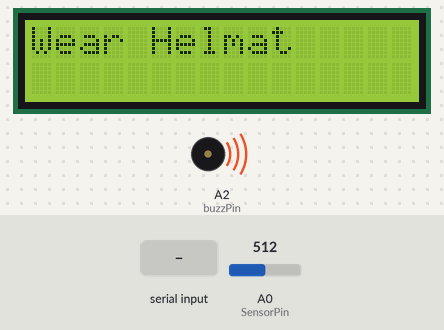
Bench run of a sketch on a simulated Arduino Uno, built with avr-gcc and run on an emulated ATmega328P. Parts: 16×2 character LCD, buzzer (waves = sounding, pin HIGH). The inputs (shaded band) are chosen by the test bench; at power-on: A0 (SensorPin) = 512. What the sketch prints to the serial monitor is not drawn.

Above: at 1.2 s.
1.3 s: "1" received over the second serial link
At 1.32 s:
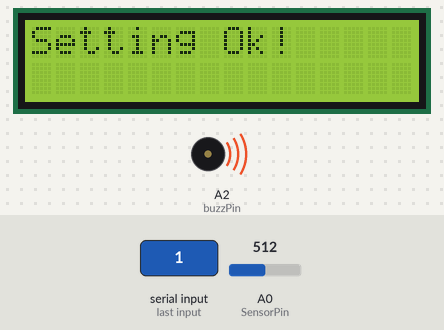
2.8 s: A0 (SensorPin) set to 131
4.3 s: A0 (SensorPin) set to 110
At 5.1 s:
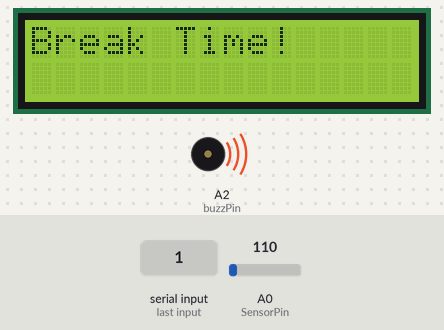
5.8 s: "0" received over the second serial link
At 5.82 s:
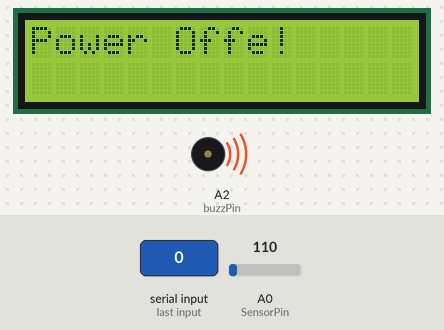
7.3 s: A0 (SensorPin) set to 306
At 8.5 s:
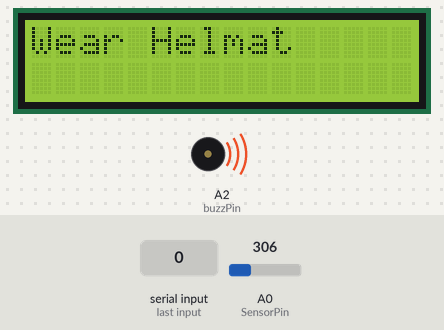
8.8 s: A0 (SensorPin) set to 122
At 9.4 s:
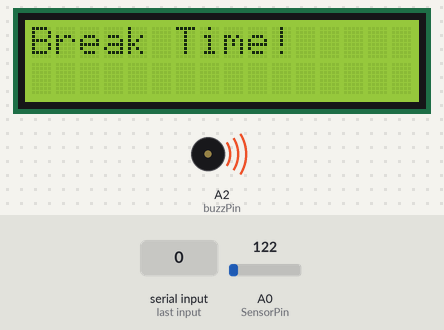
Timing chart, 0 to 11.3 s (numbered marks = the images above; inputs shaded):
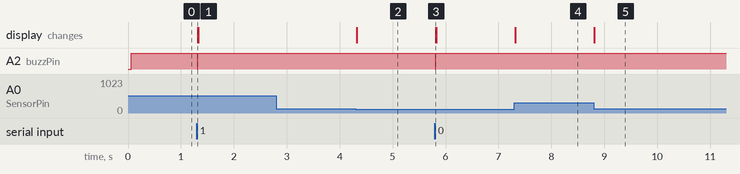

The sketch:

slavecapston.ino
```cpp
#include <Wire.h>
#include <SoftwareSerial.h>
#include <LiquidCrystal_I2C.h>

SoftwareSerial btSerial(2,3);
LiquidCrystal_I2C lcd(0x27, 16, 2);  //lcd 객체 선언

int SensorPin = A0;
int buzzPin = A2;

void setup() {
  Serial.begin(9600);
  btSerial.begin(9600);
  pinMode(buzzPin, OUTPUT);
  //lcd.init();
  lcd.begin(); //LCD 사용시작
  lcd.backlight();
}

void loop() {
  int SensorReading = analogRead(SensorPin);
  int mfsr_r18 = map(SensorReading,0,1024,0,255);
  Serial.println(mfsr_r18);

  if(mfsr_r18 > 30) { // 안장 o
      byte data;
      data = btSerial.read();

      if(data == '1'){ // 헬멧 O
         digitalWrite(buzzPin, LOW); // 헬멧 o, 안장 o
         lcd.setCursor(0,0);
         lcd.print("Setting Ok!");
      } else {
         digitalWrite(buzzPin, HIGH); // 헬멧 x, 안장 O
         lcd.setCursor(0,0);
         lcd.print("Wear Helmat");
      }
  } else { // 안장 x
      byte data;
      data = btSerial.read();

      if(data == '0'){ // 헬멧 X
         digitalWrite(buzzPin, LOW); // 헬멧 X, 안장 X
         lcd.setCursor(0,0);
         lcd.print("Power Off");
      } else {
         digitalWrite(buzzPin, HIGH); // 헬멧 O , 안장 X
         lcd.setCursor(0,0);
         lcd.print("Break Time!");
      }
  }
}
```

Measured:
- the behaviour switches between 125 and 124 on A0 (SensorPin) (found by bisection; images 1 and 2)
- after the input at 1.3 s, A2 (buzzPin): HIGH → LOW at once, → HIGH 0.01 s later; the display: changes at once (image 1)
- after the input at 2.8 s, every drawn part: stays the same
- after the input at 4.3 s, the display: changes at once (image 2)
- after the input at 5.8 s, A2 (buzzPin): HIGH → LOW at once, → HIGH 0.01 s later; the display: changes at once (image 3)
- after the input at 7.3 s, the display: changes at once (image 4)
- after the input at 8.8 s, the display: changes at once (image 5)
